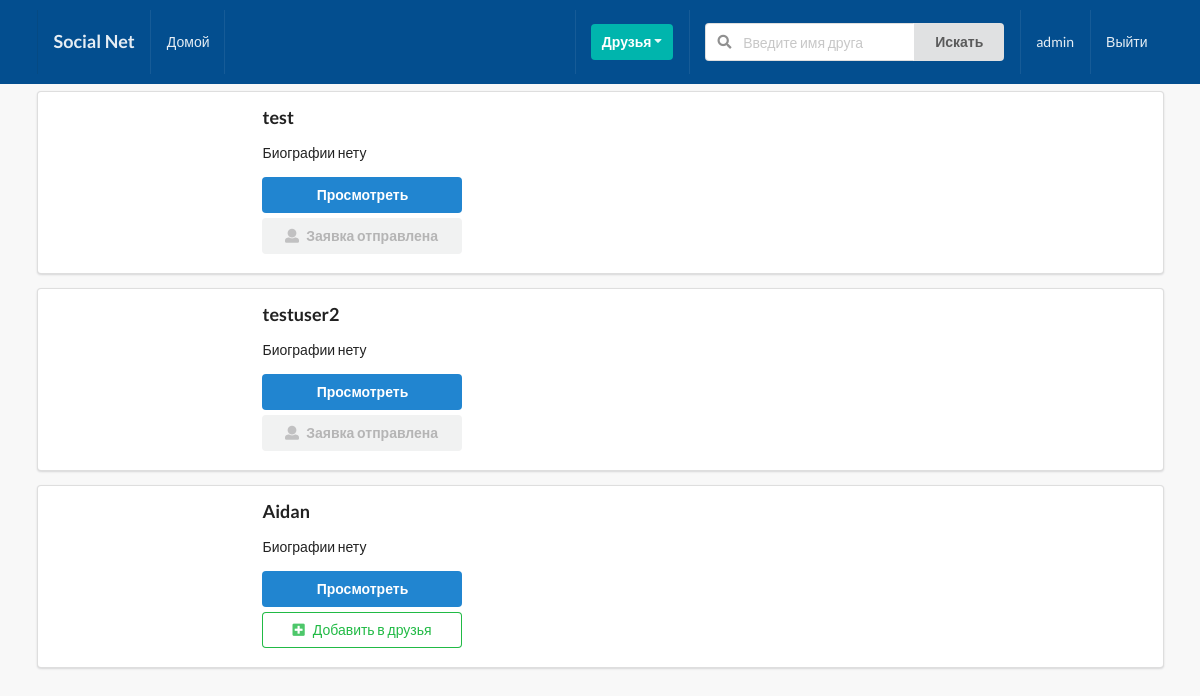
Before: /profiles/ (signed in) with the older database file.
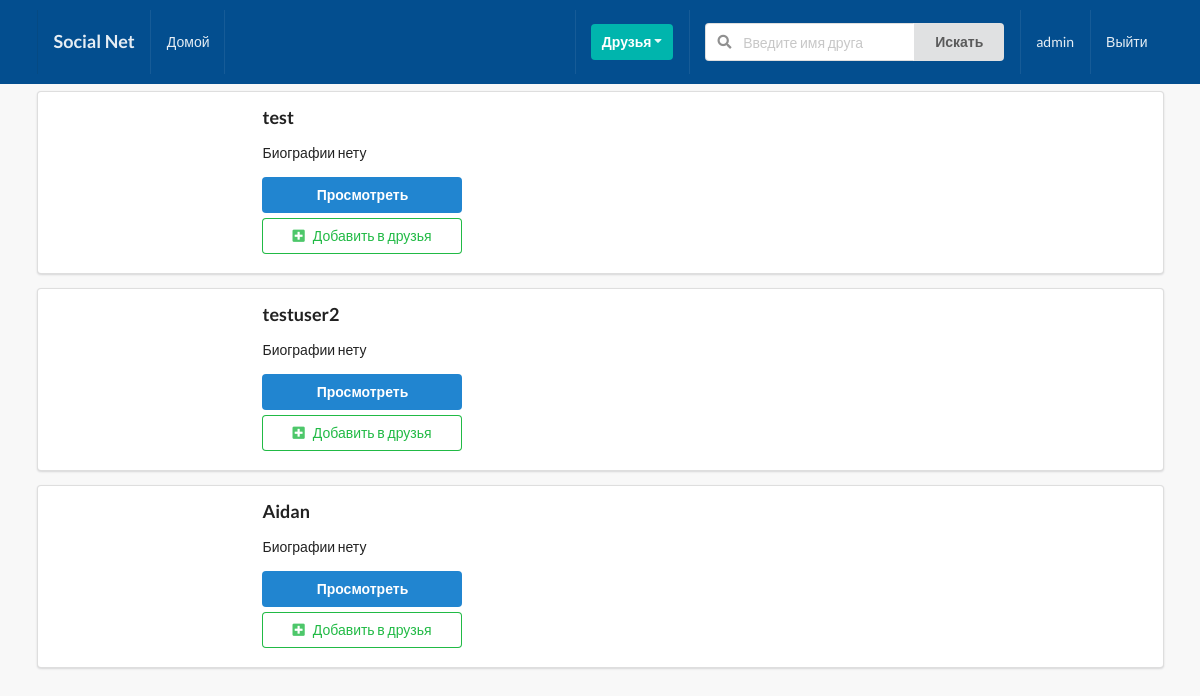
After: the same page with the newer database file.
### profiles/models.py (models this page shows, shortened)
class Profile(models.Model):
    first_name=models.CharField(max_length=200,blank=True)
    last_name=models.CharField(max_length=200,blank=True)
    user=models.OneToOneField(User,on_delete=models.CASCADE)
    bio=models.TextField(default='Биографии нету',max_length=300)
    email=models.EmailField(max_length=200,blank=True)
    country=models.CharField(max_length=200,blank=True)
    avatar_image=models.ImageField(default='avatar.png',upload_to='avatars/')
    friends=models.ManyToManyField(User,blank=True,related_name='friends')
    slug=models.SlugField(unique=True,blank=True)
    updated_at=models.DateField(auto_now=True)
    created_at=models.DateField(auto_now_add=True)
    objects=ProfileManager()
    __initial_first_name=None
    __initial_last_name=None
    def __init__(self,*args,**kwargs):
        super().__init__(*args,**kwargs)
        self.__initial_first_name=self.first_name
        self.__initial_last_name=self.last_name
    def get_absolute_url(self):
        return reverse('profiles:profile-detail-view',kwargs={'slug':self.slug})

### profiles/views.py (the view)
# urls.py: path('',ProfileListView.as_view(),name='all-profile-view'),
class ProfileListView(ListView):
    model=Profile
    template_name='profiles/profiles_list.html'
    context_object_name='qs'
    def get_queryset(self):
        qs=Profile.objects.get_all_profiles(self.request.user)
        return qs
    def get_context_data(self,*args,**kwargs):
        context=super().get_context_data(**kwargs)
        user=User.objects.get(username__iexact=self.request.user)
        profile=Profile.objects.get(user=user)
        context['profile']=profile
        receiver=Relationship.objects.filter(sender=profile)
        sender=Relationship.objects.filter(receiver=profile)
        rel_receiver=[]
        rel_sender=[]
        for item in receiver:
            rel_receiver.append(item.receiver.user)
        for item in sender:
            rel_sender.append(item.sender.user)
        context['rel_receiver']=rel_receiver
        context['rel_sender']=rel_sender
        context["is_empty"]=False
        if len(self.get_queryset())==0:
            context['is_empty']=True
        return context

### profiles/models.py (called while the page is built)
    def get_all_profiles(self,me):
        return Profile.objects.all().exclude(user=me)

### templates/profiles/profiles_list.html (shortened to what this page needs)
{% extends 'base.html' %}
{% block content %}
{% for obj in qs %}
<div class="ui segment">
    <div class="ui grid">
        <div class="row">
            <div class="three wide column">
            </div>
            <div class="thirteen wide column">
                <h3>{{obj.user}}</h3>
                <p>{{obj.bio}}</p>
                <a href="{{obj.get_absolute_url}}"><button class="ui primary button mb-5 w-big">Просмотреть</button></a>
                {% if obj.user not in rel_receiver and obj.user not in rel_sender %}
                    <form action="{% url 'profiles:send-invite' %}" method="POST">
                            <button class="ui positive basic button mb-5 w-big" type="submit"><i class="plus square icon"></i>Добавить в друзья</button>
                    </form>
                {% endif %}
                {% if obj.user in rel_receiver and request.user not in obj.friends.all %}
                <br>
                    <button class="ui disabled button mb-5 w-big"><i class="user icon"></i>Заявка отправлена</button>
                {% endif %}
            </div>
        </div>
    </div>
</div>
{% endfor %}
{% endblock content %}

Changed rows visible on the page:
changed Profile "test": text "Заявка отправлена" → "Добавить в друзья"
changed Profile "testuser2": text "Заявка отправлена" → "Добавить в друзья"
